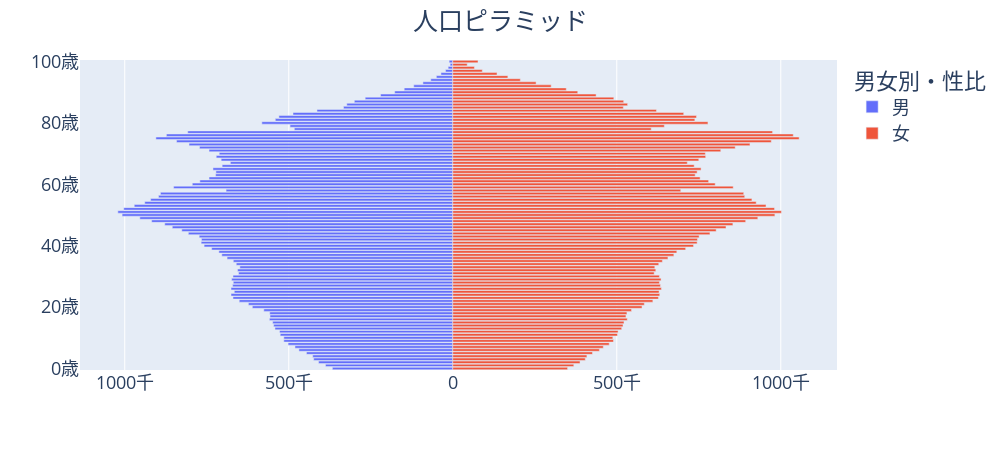

Notebook code cell kept with this figure:
### Code cell
estimates_fig = px.bar(estimates_df, x="人口", y="年齢", color="男女別・性比", orientation="h")
estimates_fig.update_layout(width=1000, height=450, font={"size": 18},
    xaxis=go.layout.XAxis(
       tickvals=[-1000, -500, 0, 500, 1000],
       ticktext=["1000千","500千", "0", "500千", "1000千"],
    ),
    yaxis={"ticksuffix": "歳", "title": None}
)
estimates_fig.update_layout(
    title_text="人口ピラミッド",
    title_x=0.5
)
estimates_fig.show()

### Figure 1 — Plotly figure (JSON) as saved in the notebook; plotly's stock layout.template omitted (floating-point values rounded to 4 significant figures)
{"data": [{"hovertemplate": "男女別・性比=男<br>人口=%{x}<br>年齢=%{y}<extra></extra>", "legendgroup": "男", "marker": {"color": "#636efa", "pattern": {"shape": ""}}, "name": "男", "orientation": "h", "showlegend": true, "textposition": "auto", "type": "bar", "x": [-367.0, -388.0, -409.0, -424.0, -427.0, -446.0, -469.0, -481.0, -502.0, -515.0, -515.0, -526.0, -528.0, -542.0, -546.0, -549.0, -559.0, -557.0, -558.0, -576.0, -611.0, -623.0, -651.0, -670.0, -676.0, -666.0, -676.0, -671.0, -669.0, -674.0, -670.0, -653.0, -656.0, -649.0, -660.0, -669.0, -688.0, -704.0, -713.0, -735.0, -758.0, -767.0, -766.0, -773.0, -806.0, -826.0, -855.0, -878.0, -918.0, -954.0, -1008.0, -1021.0, -1003.0, -971.0, -939.0, -921.0, -897.0, -891.0, -691.0, -851.0, -794.0, -771.0, -743.0, -723.0, -722.0, -731.0, -703.0, -678.0, -706.0, -721.0, -712.0, -743.0, -772.0, -804.0, -842.0, -905.0, -873.0, -808.0, -483.0, -496.0, -582.0, -541.0, -530.0, -487.0, -414.0, -333.0, -323.0, -300.0, -267.0, -220.0, -177.0, -148.0, -119.0, -91.0, -67.0, -50.0, -36.0, -22.0, -14.0, -8.0, -11.0], "xaxis": "x", "y": [0, 1, 2, 3, 4, 5, 6, 7, 8, 9, 10, 11, 12, 13, 14, 15, 16, 17, 18, 19, 20, 21, 22, 23, 24, 25, 26, 27, 28, 29, 30, 31, 32, 33, 34, 35, 36, 37, 38, 39, 40, 41, 42, 43, 44, 45, 46, 47, 48, 49, 50, 51, 52, 53, 54, 55, 56, 57, 58, 59, 60, 61, 62, 63, 64, 65, 66, 67, 68, 69, 70, 71, 72, 73, 74, 75, 76, 77, 78, 79, 80, 81, 82, 83, 84, 85, 86, 87, 88, 89, 90, 91, 92, 93, 94, 95, 96, 97, 98, 99, 100], "yaxis": "y"}, {"hovertemplate": "男女別・性比=女<br>人口=%{x}<br>年齢=%{y}<extra></extra>", "legendgroup": "女", "marker": {"color": "#EF553B", "pattern": {"shape": ""}}, "name": "女", "orientation": "h", "showlegend": true, "textposition": "auto", "type": "bar", "x": [350.0, 369.0, 388.0, 404.0, 409.0, 426.0, 447.0, 459.0, 477.0, 490.0, 488.0, 502.0, 504.0, 515.0, 519.0, 522.0, 532.0, 528.0, 531.0, 545.0, 577.0, 584.0, 610.0, 627.0, 631.0, 629.0, 636.0, 633.0, 630.0, 635.0, 630.0, 614.0, 619.0, 616.0, 628.0, 639.0, 656.0, 674.0, 683.0, 710.0, 734.0, 745.0, 746.0, 751.0, 784.0, 803.0, 833.0, 854.0, 893.0, 930.0, 982.0, 1002.0, 981.0, 955.0, 925.0, 912.0, 890.0, 887.0, 695.0, 855.0, 800.0, 780.0, 754.0, 739.0, 745.0, 757.0, 736.0, 715.0, 750.0, 771.0, 770.0, 817.0, 861.0, 906.0, 971.0, 1056.0, 1038.0, 975.0, 605.0, 645.0, 778.0, 738.0, 743.0, 704.0, 621.0, 520.0, 533.0, 521.0, 491.0, 437.0, 381.0, 346.0, 300.0, 254.0, 206.0, 168.0, 135.0, 90.0, 66.0, 44.0, 77.0], "xaxis": "x", "y": [0, 1, 2, 3, 4, 5, 6, 7, 8, 9, 10, 11, 12, 13, 14, 15, 16, 17, 18, 19, 20, 21, 22, 23, 24, 25, 26, 27, 28, 29, 30, 31, 32, 33, 34, 35, 36, 37, 38, 39, 40, 41, 42, 43, 44, 45, 46, 47, 48, 49, 50, 51, 52, 53, 54, 55, 56, 57, 58, 59, 60, 61, 62, 63, 64, 65, 66, 67, 68, 69, 70, 71, 72, 73, 74, 75, 76, 77, 78, 79, 80, 81, 82, 83, 84, 85, 86, 87, 88, 89, 90, 91, 92, 93, 94, 95, 96, 97, 98, 99, 100], "yaxis": "y"}], "layout": {"barmode": "relative", "font": {"size": 18}, "height": 450, "legend": {"title": {"text": "男女別・性比"}, "tracegroupgap": 0}, "margin": {"t": 60}, "title": {"text": "人口ピラミッド", "x": 0.5}, "width": 1000, "xaxis": {"ticktext": ["1000千", "500千", "0", "500千", "1000千"], "tickvals": [-1000, -500, 0, 500, 1000]}, "yaxis": {"anchor": "x", "domain": [0, 1], "ticksuffix": "歳", "title": {}}}}
